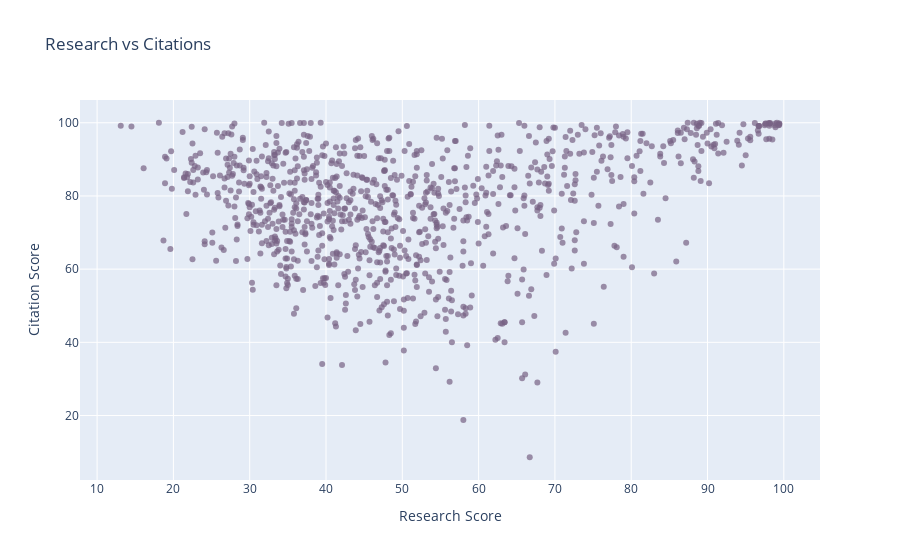

The notebook cell saved with this chart:
### Markdown cell above
### Scatter Plot: Research vs Citations

### Code cell
# Define the scatter plot for Research vs Citations
scatter = go.Scatter(
    x = data_cleaned.research,                      # X-axis: Research scores
    y = data_cleaned.citations,                     # Y-axis: Citation scores
    mode = "markers",                     # Display only markers (no lines)
    name = "Research vs Citations",       # Legend name for the plot
    marker = dict(color = "rgba(120, 99, 132, 0.7)"),  # Marker color (light purple)
    text = data_cleaned.university_name             # Hover text showing university names
)

# Define the data list with the Scatter object
data_ = [scatter]

# Set up the layout for the plot
layout = dict(
    title = "Research vs Citations",       # Title of the plot
    xaxis = dict(title = "Research Score"), # X-axis label
    yaxis = dict(title = "Citation Score")  # Y-axis label
)

# Create the figure dictionary with data and layout
fig = dict(data = data_, layout = layout)
iplot(fig)

### Figure 1 — Plotly figure (JSON) as saved in the notebook; plotly's stock layout.template omitted (floating-point values rounded to 4 significant figures; data arrays with more than 128 entries replaced by an {"elided": "..."} marker saying what was removed)
{"data": [{"marker": {"color": "rgba(120, 99, 132, 0.7)"}, "mode": "markers", "name": "Research vs Citations", "text": {"elided": "954 str values"}, "type": "scatter", "x": {"elided": "954 float values"}, "y": {"elided": "954 float values"}}], "layout": {"title": {"text": "Research vs Citations"}, "xaxis": {"title": {"text": "Research Score"}}, "yaxis": {"title": {"text": "Citation Score"}}}}
